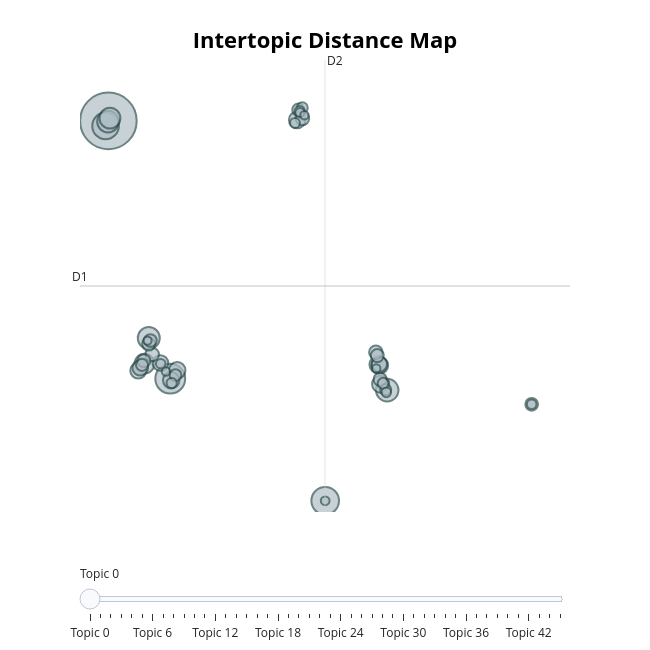

The notebook cell saved with this chart:
### Code cell
model.visualize_topics()

### Figure 1 — Plotly figure (JSON) as saved in the notebook; plotly's stock layout.template omitted (floating-point values rounded to 4 significant figures; data arrays with more than 128 entries replaced by an {"elided": "..."} marker saying what was removed)
{"data": [{"customdata": {"elided": "46x3 mixed values"}, "hovertemplate": "<b>Topic %{customdata[0]}</b><br>%{customdata[1]}<br>Size: %{customdata[2]}", "legendgroup": "", "marker": {"color": "#B0BEC5", "line": {"color": "DarkSlateGrey", "width": 2}, "size": [457, 127, 109, 101, 73, 69, 67, 62, 56, 44, 41, 40, 39, 39, 38, 36, 35, 35, 34, 26, 26, 26, 25, 24, 24, 24, 23, 23, 22, 21, 20, 17, 17, 17, 15, 15, 14, 13, 13, 13, 12, 11, 10, 10, 10, 10], "sizemode": "area", "sizeref": 0.2856, "symbol": "circle"}, "mode": "markers", "name": "", "orientation": "v", "showlegend": false, "type": "scatter", "x": [-16.19, -10.21, 4.755, -16.46, 10.74, -12.28, -16.22, -16.04, -12.7, 9.877, 10.1, 10.03, 2.052, -9.54, -10.12, -13.3, -13.11, -11.16, 9.983, 9.648, -11.96, 2.553, 10.06, 9.783, -12.3, -12.75, 24.7, -12.13, 2.171, -12.94, -9.709, 2.543, 10.6, 10.35, 2.284, -10.07, 1.836, -11.13, 24.7, 10.66, 2.314, 4.755, 2.749, -12.41, -10.63, 9.688], "xaxis": "x", "y": [16.72, 2.594, -4.099, 16.45, 1.968, 4.826, 16.69, 16.87, 3.42, 3.366, 2.293, 3.326, 16.78, 3.052, 2.509, 3.033, 3.192, 3.456, 3.392, 4.039, 3.925, 16.86, 2.555, 3.86, 4.49, 3.584, 1.189, 4.686, 17.33, 3.353, 2.784, 17.45, 1.998, 2.342, 17.25, 2.355, 16.61, 3.414, 1.189, 1.845, 17.18, -4.099, 17.03, 4.683, 2.988, 3.159], "yaxis": "y"}], "layout": {"annotations": [{"showarrow": false, "text": "D1", "x": -18.93, "y": 7.675, "yshift": 10}, {"showarrow": false, "text": "D2", "x": 4.737, "xshift": 10, "y": 20.06}], "height": 650, "hoverlabel": {"bgcolor": "white", "font": {"family": "Rockwell", "size": 16}}, "legend": {"itemsizing": "constant", "tracegroupgap": 0}, "margin": {"t": 60}, "shapes": [{"line": {"color": "#CFD8DC", "width": 2}, "type": "line", "x0": 4.737, "x1": 4.737, "y0": -4.714, "y1": 20.06}, {"line": {"color": "#9E9E9E", "width": 2}, "type": "line", "x0": -18.93, "x1": 28.4, "y0": 7.675, "y1": 7.675}], "sliders": [{"active": 0, "pad": {"t": 50}, "steps": [{"args": [{"marker.color": [["red", "#B0BEC5", "#B0BEC5", "#B0BEC5", "#B0BEC5", "#B0BEC5", "#B0BEC5", "#B0BEC5", "#B0BEC5", "#B0BEC5", "#B0BEC5", "#B0BEC5", "#B0BEC5", "#B0BEC5", "#B0BEC5", "#B0BEC5", "#B0BEC5", "#B0BEC5", "#B0BEC5", "#B0BEC5", "#B0BEC5", "#B0BEC5", "#B0BEC5", "#B0BEC5", "#B0BEC5", "#B0BEC5", "#B0BEC5", "#B0BEC5", "#B0BEC5", "#B0BEC5", "#B0BEC5", "#B0BEC5", "#B0BEC5", "#B0BEC5", "#B0BEC5", "#B0BEC5", "#B0BEC5", "#B0BEC5", "#B0BEC5", "#B0BEC5", "#B0BEC5", "#B0BEC5", "#B0BEC5", "#B0BEC5", "#B0BEC5", "#B0BEC5"]]}], "label": "Topic 0", "method": "update"}, {"args": [{"marker.color": [["#B0BEC5", "red", "#B0BEC5", "#B0BEC5", "#B0BEC5", "#B0BEC5", "#B0BEC5", "#B0BEC5", "#B0BEC5", "#B0BEC5", "#B0BEC5", "#B0BEC5", "#B0BEC5", "#B0BEC5", "#B0BEC5", "#B0BEC5", "#B0BEC5", "#B0BEC5", "#B0BEC5", "#B0BEC5", "#B0BEC5", "#B0BEC5", "#B0BEC5", "#B0BEC5", "#B0BEC5", "#B0BEC5", "#B0BEC5", "#B0BEC5", "#B0BEC5", "#B0BEC5", "#B0BEC5", "#B0BEC5", "#B0BEC5", "#B0BEC5", "#B0BEC5", "#B0BEC5", "#B0BEC5", "#B0BEC5", "#B0BEC5", "#B0BEC5", "#B0BEC5", "#B0BEC5", "#B0BEC5", "#B0BEC5", "#B0BEC5", "#B0BEC5"]]}], "label": "Topic 1", "method": "update"}, {"args": [{"marker.color": [["#B0BEC5", "#B0BEC5", "red", "#B0BEC5", "#B0BEC5", "#B0BEC5", "#B0BEC5", "#B0BEC5", "#B0BEC5", "#B0BEC5", "#B0BEC5", "#B0BEC5", "#B0BEC5", "#B0BEC5", "#B0BEC5", "#B0BEC5", "#B0BEC5", "#B0BEC5", "#B0BEC5", "#B0BEC5", "#B0BEC5", "#B0BEC5", "#B0BEC5", "#B0BEC5", "#B0BEC5", "#B0BEC5", "#B0BEC5", "#B0BEC5", "#B0BEC5", "#B0BEC5", "#B0BEC5", "#B0BEC5", "#B0BEC5", "#B0BEC5", "#B0BEC5", "#B0BEC5", "#B0BEC5", "#B0BEC5", "#B0BEC5", "#B0BEC5", "#B0BEC5", "#B0BEC5", "#B0BEC5", "#B0BEC5", "#B0BEC5", "#B0BEC5"]]}], "label": "Topic 2", "method": "update"}, {"args": [{"marker.color": [["#B0BEC5", "#B0BEC5", "#B0BEC5", "red", "#B0BEC5", "#B0BEC5", "#B0BEC5", "#B0BEC5", "#B0BEC5", "#B0BEC5", "#B0BEC5", "#B0BEC5", "#B0BEC5", "#B0BEC5", "#B0BEC5", "#B0BEC5", "#B0BEC5", "#B0BEC5", "#B0BEC5", "#B0BEC5", "#B0BEC5", "#B0BEC5", "#B0BEC5", "#B0BEC5", "#B0BEC5", "#B0BEC5", "#B0BEC5", "#B0BEC5", "#B0BEC5", "#B0BEC5", "#B0BEC5", "#B0BEC5", "#B0BEC5", "#B0BEC5", "#B0BEC5", "#B0BEC5", "#B0BEC5", "#B0BEC5", "#B0BEC5", "#B0BEC5", "#B0BEC5", "#B0BEC5", "#B0BEC5", "#B0BEC5", "#B0BEC5", "#B0BEC5"]]}], "label": "Topic 3", "method": "update"}, {"args": [{"marker.color": [["#B0BEC5", "#B0BEC5", "#B0BEC5", "#B0BEC5", "red", "#B0BEC5", "#B0BEC5", "#B0BEC5", "#B0BEC5", "#B0BEC5", "#B0BEC5", "#B0BEC5", "#B0BEC5", "#B0BEC5", "#B0BEC5", "#B0BEC5", "#B0BEC5", "#B0BEC5", "#B0BEC5", "#B0BEC5", "#B0BEC5", "#B0BEC5", "#B0BEC5", "#B0BEC5", "#B0BEC5", "#B0BEC5", "#B0BEC5", "#B0BEC5", "#B0BEC5", "#B0BEC5", "#B0BEC5", "#B0BEC5", "#B0BEC5", "#B0BEC5", "#B0BEC5", "#B0BEC5", "#B0BEC5", "#B0BEC5", "#B0BEC5", "#B0BEC5", "#B0BEC5", "#B0BEC5", "#B0BEC5", "#B0BEC5", "#B0BEC5", "#B0BEC5"]]}], "label": "Topic 4", "method": "update"}, {"args": [{"marker.color": [["#B0BEC5", "#B0BEC5", "#B0BEC5", "#B0BEC5", "#B0BEC5", "red", "#B0BEC5", "#B0BEC5", "#B0BEC5", "#B0BEC5", "#B0BEC5", "#B0BEC5", "#B0BEC5", "#B0BEC5", "#B0BEC5", "#B0BEC5", "#B0BEC5", "#B0BEC5", "#B0BEC5", "#B0BEC5", "#B0BEC5", "#B0BEC5", "#B0BEC5", "#B0BEC5", "#B0BEC5", "#B0BEC5", "#B0BEC5", "#B0BEC5", "#B0BEC5", "#B0BEC5", "#B0BEC5", "#B0BEC5", "#B0BEC5", "#B0BEC5", "#B0BEC5", "#B0BEC5", "#B0BEC5", "#B0BEC5", "#B0BEC5", "#B0BEC5", "#B0BEC5", "#B0BEC5", "#B0BEC5", "#B0BEC5", "#B0BEC5", "#B0BEC5"]]}], "label": "Topic 5", "method": "update"}, {"args": [{"marker.color": [["#B0BEC5", "#B0BEC5", "#B0BEC5", "#B0BEC5", "#B0BEC5", "#B0BEC5", "red", "#B0BEC5", "#B0BEC5", "#B0BEC5", "#B0BEC5", "#B0BEC5", "#B0BEC5", "#B0BEC5", "#B0BEC5", "#B0BEC5", "#B0BEC5", "#B0BEC5", "#B0BEC5", "#B0BEC5", "#B0BEC5", "#B0BEC5", "#B0BEC5", "#B0BEC5", "#B0BEC5", "#B0BEC5", "#B0BEC5", "#B0BEC5", "#B0BEC5", "#B0BEC5", "#B0BEC5", "#B0BEC5", "#B0BEC5", "#B0BEC5", "#B0BEC5", "#B0BEC5", "#B0BEC5", "#B0BEC5", "#B0BEC5", "#B0BEC5", "#B0BEC5", "#B0BEC5", "#B0BEC5", "#B0BEC5", "#B0BEC5", "#B0BEC5"]]}], "label": "Topic 6", "method": "update"}, {"args": [{"marker.color": [["#B0BEC5", "#B0BEC5", "#B0BEC5", "#B0BEC5", "#B0BEC5", "#B0BEC5", "#B0BEC5", "red", "#B0BEC5", "#B0BEC5", "#B0BEC5", "#B0BEC5", "#B0BEC5", "#B0BEC5", "#B0BEC5", "#B0BEC5", "#B0BEC5", "#B0BEC5", "#B0BEC5", "#B0BEC5", "#B0BEC5", "#B0BEC5", "#B0BEC5", "#B0BEC5", "#B0BEC5", "#B0BEC5", "#B0BEC5", "#B0BEC5", "#B0BEC5", "#B0BEC5", "#B0BEC5", "#B0BEC5", "#B0BEC5", "#B0BEC5", "#B0BEC5", "#B0BEC5", "#B0BEC5", "#B0BEC5", "#B0BEC5", "#B0BEC5", "#B0BEC5", "#B0BEC5", "#B0BEC5", "#B0BEC5", "#B0BEC5", "#B0BEC5"]]}], "label": "Topic 7", "method": "update"}, {"args": [{"marker.color": [["#B0BEC5", "#B0BEC5", "#B0BEC5", "#B0BEC5", "#B0BEC5", "#B0BEC5", "#B0BEC5", "#B0BEC5", "red", "#B0BEC5", "#B0BEC5", "#B0BEC5", "#B0BEC5", "#B0BEC5", "#B0BEC5", "#B0BEC5", "#B0BEC5", "#B0BEC5", "#B0BEC5", "#B0BEC5", "#B0BEC5", "#B0BEC5", "#B0BEC5", "#B0BEC5", "#B0BEC5", "#B0BEC5", "#B0BEC5", "#B0BEC5", "#B0BEC5", "#B0BEC5", "#B0BEC5", "#B0BEC5", "#B0BEC5", "#B0BEC5", "#B0BEC5", "#B0BEC5", "#B0BEC5", "#B0BEC5", "#B0BEC5", "#B0BEC5", "#B0BEC5", "#B0BEC5", "#B0BEC5", "#B0BEC5", "#B0BEC5", "#B0BEC5"]]}], "label": "Topic 8", "method": "update"}, {"args": [{"marker.color": [["#B0BEC5", "#B0BEC5", "#B0BEC5", "#B0BEC5", "#B0BEC5", "#B0BEC5", "#B0BEC5", "#B0BEC5", "#B0BEC5", "red", "#B0BEC5", "#B0BEC5", "#B0BEC5", "#B0BEC5", "#B0BEC5", "#B0BEC5", "#B0BEC5", "#B0BEC5", "#B0BEC5", "#B0BEC5", "#B0BEC5", "#B0BEC5", "#B0BEC5", "#B0BEC5", "#B0BEC5", "#B0BEC5", "#B0BEC5", "#B0BEC5", "#B0BEC5", "#B0BEC5", "#B0BEC5", "#B0BEC5", "#B0BEC5", "#B0BEC5", "#B0BEC5", "#B0BEC5", "#B0BEC5", "#B0BEC5", "#B0BEC5", "#B0BEC5", "#B0BEC5", "#B0BEC5", "#B0BEC5", "#B0BEC5", "#B0BEC5", "#B0BEC5"]]}], "label": "Topic 9", "method": "update"}, {"args": [{"marker.color": [["#B0BEC5", "#B0BEC5", "#B0BEC5", "#B0BEC5", "#B0BEC5", "#B0BEC5", "#B0BEC5", "#B0BEC5", "#B0BEC5", "#B0BEC5", "red", "#B0BEC5", "#B0BEC5", "#B0BEC5", "#B0BEC5", "#B0BEC5", "#B0BEC5", "#B0BEC5", "#B0BEC5", "#B0BEC5", "#B0BEC5", "#B0BEC5", "#B0BEC5", "#B0BEC5", "#B0BEC5", "#B0BEC5", "#B0BEC5", "#B0BEC5", "#B0BEC5", "#B0BEC5", "#B0BEC5", "#B0BEC5", "#B0BEC5", "#B0BEC5", "#B0BEC5", "#B0BEC5", "#B0BEC5", "#B0BEC5", "#B0BEC5", "#B0BEC5", "#B0BEC5", "#B0BEC5", "#B0BEC5", "#B0BEC5", "#B0BEC5", "#B0BEC5"]]}], "label": "Topic 10", "method": "update"}, {"args": [{"marker.color": [["#B0BEC5", "#B0BEC5", "#B0BEC5", "#B0BEC5", "#B0BEC5", "#B0BEC5", "#B0BEC5", "#B0BEC5", "#B0BEC5", "#B0BEC5", "#B0BEC5", "red", "#B0BEC5", "#B0BEC5", "#B0BEC5", "#B0BEC5", "#B0BEC5", "#B0BEC5", "#B0BEC5", "#B0BEC5", "#B0BEC5", "#B0BEC5", "#B0BEC5", "#B0BEC5", "#B0BEC5", "#B0BEC5", "#B0BEC5", "#B0BEC5", "#B0BEC5", "#B0BEC5", "#B0BEC5", "#B0BEC5", "#B0BEC5", "#B0BEC5", "#B0BEC5", "#B0BEC5", "#B0BEC5", "#B0BEC5", "#B0BEC5", "#B0BEC5", "#B0BEC5", "#B0BEC5", "#B0BEC5", "#B0BEC5", "#B0BEC5", "#B0BEC5"]]}], "label": "Topic 11", "method": "update"}, {"args": [{"marker.color": [["#B0BEC5", "#B0BEC5", "#B0BEC5", "#B0BEC5", "#B0BEC5", "#B0BEC5", "#B0BEC5", "#B0BEC5", "#B0BEC5", "#B0BEC5", "#B0BEC5", "#B0BEC5", "red", "#B0BEC5", "#B0BEC5", "#B0BEC5", "#B0BEC5", "#B0BEC5", "#B0BEC5", "#B0BEC5", "#B0BEC5", "#B0BEC5", "#B0BEC5", "#B0BEC5", "#B0BEC5", "#B0BEC5", "#B0BEC5", "#B0BEC5", "#B0BEC5", "#B0BEC5", "#B0BEC5", "#B0BEC5", "#B0BEC5", "#B0BEC5", "#B0BEC5", "#B0BEC5", "#B0BEC5", "#B0BEC5", "#B0BEC5", "#B0BEC5", "#B0BEC5", "#B0BEC5", "#B0BEC5", "#B0BEC5", "#B0BEC5", "#B0BEC5"]]}], "label": "Topic 12", "method": "update"}, {"args": [{"marker.color": [["#B0BEC5", "#B0BEC5", "#B0BEC5", "#B0BEC5", "#B0BEC5", "#B0BEC5", "#B0BEC5", "#B0BEC5", "#B0BEC5", "#B0BEC5", "#B0BEC5", "#B0BEC5", "#B0BEC5", "red", "#B0BEC5", "#B0BEC5", "#B0BEC5", "#B0BEC5", "#B0BEC5", "#B0BEC5", "#B0BEC5", "#B0BEC5", "#B0BEC5", "#B0BEC5", "#B0BEC5", "#B0BEC5", "#B0BEC5", "#B0BEC5", "#B0BEC5", "#B0BEC5", "#B0BEC5", "#B0BEC5", "#B0BEC5", "#B0BEC5", "#B0BEC5", "#B0BEC5", "#B0BEC5", "#B0BEC5", "#B0BEC5", "#B0BEC5", "#B0BEC5", "#B0BEC5", "#B0BEC5", "#B0BEC5", "#B0BEC5", "#B0BEC5"]]}], "label": "Topic 13", "method": "update"}, {"args": [{"marker.color": [["#B0BEC5", "#B0BEC5", "#B0BEC5", "#B0BEC5", "#B0BEC5", "#B0BEC5", "#B0BEC5", "#B0BEC5", "#B0BEC5", "#B0BEC5", "#B0BEC5", "#B0BEC5", "#B0BEC5", "#B0BEC5", "red", "#B0BEC5", "#B0BEC5", "#B0BEC5", "#B0BEC5", "#B0BEC5", "#B0BEC5", "#B0BEC5", "#B0BEC5", "#B0BEC5", "#B0BEC5", "#B0BEC5", "#B0BEC5", "#B0BEC5", "#B0BEC5", "#B0BEC5", "#B0BEC5", "#B0BEC5", "#B0BEC5", "#B0BEC5", "#B0BEC5", "#B0BEC5", "#B0BEC5", "#B0BEC5", "#B0BEC5", "#B0BEC5", "#B0BEC5", "#B0BEC5", "#B0BEC5", "#B0BEC5", "#B0BEC5", "#B0BEC5"]]}], "label": "Topic 14", "method": "update"}, {"args": [{"marker.color": [["#B0BEC5", "#B0BEC5", "#B0BEC5", "#B0BEC5", "#B0BEC5", "#B0BEC5", "#B0BEC5", "#B0BEC5", "#B0BEC5", "#B0BEC5", "#B0BEC5", "#B0BEC5", "#B0BEC5", "#B0BEC5", "#B0BEC5", "red", "#B0BEC5", "#B0BEC5", "#B0BEC5", "#B0BEC5", "#B0BEC5", "#B0BEC5", "#B0BEC5", "#B0BEC5", "#B0BEC5", "#B0BEC5", "#B0BEC5", "#B0BEC5", "#B0BEC5", "#B0BEC5", "#B0BEC5", "#B0BEC5", "#B0BEC5", "#B0BEC5", "#B0BEC5", "#B0BEC5", "#B0BEC5", "#B0BEC5", "#B0BEC5", "#B0BEC5", "#B0BEC5", "#B0BEC5", "#B0BEC5", "#B0BEC5", "#B0BEC5", "#B0BEC5"]]}], "label": "Topic 15", "method": "update"}, {"args": [{"marker.color": [["#B0BEC5", "#B0BEC5", "#B0BEC5", "#B0BEC5", "#B0BEC5", "#B0BEC5", "#B0BEC5", "#B0BEC5", "#B0BEC5", "#B0BEC5", "#B0BEC5", "#B0BEC5", "#B0BEC5", "#B0BEC5", "#B0BEC5", "#B0BEC5", "red", "#B0BEC5", "#B0BEC5", "#B0BEC5", "#B0BEC5", "#B0BEC5", "#B0BEC5", "#B0BEC5", "#B0BEC5", "#B0BEC5", "#B0BEC5", "#B0BEC5", "#B0BEC5", "#B0BEC5", "#B0BEC5", "#B0BEC5", "#B0BEC5", "#B0BEC5", "#B0BEC5", "#B0BEC5", "#B0BEC5", "#B0BEC5", "#B0BEC5", "#B0BEC5", "#B0BEC5", "#B0BEC5", "#B0BEC5", "#B0BEC5", "#B0BEC5", "#B0BEC5"]]}], "label": "Topic 16", "method": "update"}, {"args": [{"marker.color": [["#B0BEC5", "#B0BEC5", "#B0BEC5", "#B0BEC5", "#B0BEC5", "#B0BEC5", "#B0BEC5", "#B0BEC5", "#B0BEC5", "#B0BEC5", "#B0BEC5", "#B0BEC5", "#B0BEC5", "#B0BEC5", "#B0BEC5", "#B0BEC5", "#B0BEC5", "red", "#B0BEC5", "#B0BEC5", "#B0BEC5", "#B0BEC5", "#B0BEC5", "#B0BEC5", "#B0BEC5", "#B0BEC5", "#B0BEC5", "#B0BEC5", "#B0BEC5", "#B0BEC5", "#B0BEC5", "#B0BEC5", "#B0BEC5", "#B0BEC5", "#B0BEC5", "#B0BEC5", "#B0BEC5", "#B0BEC5", "#B0BEC5", "#B0BEC5", "#B0BEC5", "#B0BEC5", "#B0BEC5", "#B0BEC5", "#B0BEC5", "#B0BEC5"]]}], "label": "Topic 17", "method": "update"}, {"args": [{"marker.color": [["#B0BEC5", "#B0BEC5", "#B0BEC5", "#B0BEC5", "#B0BEC5", "#B0BEC5", "#B0BEC5", "#B0BEC5", "#B0BEC5", "#B0BEC5", "#B0BEC5", "#B0BEC5", "#B0BEC5", "#B0BEC5", "#B0BEC5", "#B0BEC5", "#B0BEC5", "#B0BEC5", "red", "#B0BEC5", "#B0BEC5", "#B0BEC5", "#B0BEC5", "#B0BEC5", "#B0BEC5", "#B0BEC5", "#B0BEC5", "#B0BEC5", "#B0BEC5", "#B0BEC5", "#B0BEC5", "#B0BEC5", "#B0BEC5", "#B0BEC5", "#B0BEC5", "#B0BEC5", "#B0BEC5", "#B0BEC5", "#B0BEC5", "#B0BEC5", "#B0BEC5", "#B0BEC5", "#B0BEC5", "#B0BEC5", "#B0BEC5", "#B0BEC5"]]}], "label": "Topic 18", "method": "update"}, {"args": [{"marker.color": [["#B0BEC5", "#B0BEC5", "#B0BEC5", "#B0BEC5", "#B0BEC5", "#B0BEC5", "#B0BEC5", "#B0BEC5", "#B0BEC5", "#B0BEC5", "#B0BEC5", "#B0BEC5", "#B0BEC5", "#B0BEC5", "#B0BEC5", "#B0BEC5", "#B0BEC5", "#B0BEC5", "#B0BEC5", "red", "#B0BEC5", "#B0BEC5", "#B0BEC5", "#B0BEC5", "#B0BEC5", "#B0BEC5", "#B0BEC5", "#B0BEC5", "#B0BEC5", "#B0BEC5", "#B0BEC5", "#B0BEC5", "#B0BEC5", "#B0BEC5", "#B0BEC5", "#B0BEC5", "#B0BEC5", "#B0BEC5", "#B0BEC5", "#B0BEC5", "#B0BEC5", "#B0BEC5", "#B0BEC5", "#B0BEC5", "#B0BEC5", "#B0BEC5"]]}], "label": "Topic 19", "method": "update"}, {"args": [{"marker.color": [["#B0BEC5", "#B0BEC5", "#B0BEC5", "#B0BEC5", "#B0BEC5", "#B0BEC5", "#B0BEC5", "#B0BEC5", "#B0BEC5", "#B0BEC5", "#B0BEC5", "#B0BEC5", "#B0BEC5", "#B0BEC5", "#B0BEC5", "#B0BEC5", "#B0BEC5", "#B0BEC5", "#B0BEC5", "#B0BEC5", "red", "#B0BEC5", "#B0BEC5", "#B0BEC5", "#B0BEC5", "#B0BEC5", "#B0BEC5", "#B0BEC5", "#B0BEC5", "#B0BEC5", "#B0BEC5", "#B0BEC5", "#B0BEC5", "#B0BEC5", "#B0BEC5", "#B0BEC5", "#B0BEC5", "#B0BEC5", "#B0BEC5", "#B0BEC5", "#B0BEC5", "#B0BEC5", "#B0BEC5", "#B0BEC5", "#B0BEC5", "#B0BEC5"]]}], "label": "Topic 20", "method": "update"}, {"args": [{"marker.color": [["#B0BEC5", "#B0BEC5", "#B0BEC5", "#B0BEC5", "#B0BEC5", "#B0BEC5", "#B0BEC5", "#B0BEC5", "#B0BEC5", "#B0BEC5", "#B0BEC5", "#B0BEC5", "#B0BEC5", "#B0BEC5", "#B0BEC5", "#B0BEC5", "#B0BEC5", "#B0BEC5", "#B0BEC5", "#B0BEC5", "#B0BEC5", "red", "#B0BEC5", "#B0BEC5", "#B0BEC5", "#B0BEC5", "#B0BEC5", "#B0BEC5", "#B0BEC5", "#B0BEC5", "#B0BEC5", "#B0BEC5", "#B0BEC5", "#B0BEC5", "#B0BEC5", "#B0BEC5", "#B0BEC5", "#B0BEC5", "#B0BEC5", "#B0BEC5", "#B0BEC5", "#B0BEC5", "#B0BEC5", "#B0BEC5", "#B0BEC5", "#B0BEC5"]]}], "label": "Topic 21", "method": "update"}, {"args": [{"marker.color": [["#B0BEC5", "#B0BEC5", "#B0BEC5", "#B0BEC5", "#B0BEC5", "#B0BEC5", "#B0BEC5", "#B0BEC5", "#B0BEC5", "#B0BEC5", "#B0BEC5", "#B0BEC5", "#B0BEC5", "#B0BEC5", "#B0BEC5", "#B0BEC5", "#B0BEC5", "#B0BEC5", "#B0BEC5", "#B0BEC5", "#B0BEC5", "#B0BEC5", "red", "#B0BEC5", "#B0BEC5", "#B0BEC5", "#B0BEC5", "#B0BEC5", "#B0BEC5", "#B0BEC5", "#B0BEC5", "#B0BEC5", "#B0BEC5", "#B0BEC5", "#B0BEC5", "#B0BEC5", "#B0BEC5", "#B0BEC5", "#B0BEC5", "#B0BEC5", "#B0BEC5", "#B0BEC5", "#B0BEC5", "#B0BEC5", "#B0BEC5", "#B0BEC5"]]}], "label": "Topic 22", "method": "update"}, {"args": [{"marker.color": [["#B0BEC5", "#B0BEC5", "#B0BEC5", "#B0BEC5", "#B0BEC5", "#B0BEC5", "#B0BEC5", "#B0BEC5", "#B0BEC5", "#B0BEC5", "#B0BEC5", "#B0BEC5", "#B0BEC5", "#B0BEC5", "#B0BEC5", "#B0BEC5", "#B0BEC5", "#B0BEC5", "#B0BEC5", "#B0BEC5", "#B0BEC5", "#B0BEC5", "#B0BEC5", "red", "#B0BEC5", "#B0BEC5", "#B0BEC5", "#B0BEC5", "#B0BEC5", "#B0BEC5", "#B0BEC5", "#B0BEC5", "#B0BEC5", "#B0BEC5", "#B0BEC5", "#B0BEC5", "#B0BEC5", "#B0BEC5", "#B0BEC5", "#B0BEC5", "#B0BEC5", "#B0BEC5", "#B0BEC5", "#B0BEC5", "#B0BEC5", "#B0BEC5"]]}], "label": "Topic 23", "method": "update"}, {"args": [{"marker.color": [["#B0BEC5", "#B0BEC5", "#B0BEC5", "#B0BEC5", "#B0BEC5", "#B0BEC5", "#B0BEC5", "#B0BEC5", "#B0BEC5", "#B0BEC5", "#B0BEC5", "#B0BEC5", "#B0BEC5", "#B0BEC5", "#B0BEC5", "#B0BEC5", "#B0BEC5", "#B0BEC5", "#B0BEC5", "#B0BEC5", "#B0BEC5", "#B0BEC5", "#B0BEC5", "#B0BEC5", "red", "#B0BEC5", "#B0BEC5", "#B0BEC5", "#B0BEC5", "#B0BEC5", "#B0BEC5", "#B0BEC5", "#B0BEC5", "#B0BEC5", "#B0BEC5", "#B0BEC5", "#B0BEC5", "#B0BEC5", "#B0BEC5", "#B0BEC5", "#B0BEC5", "#B0BEC5", "#B0BEC5", "#B0BEC5", "#B0BEC5", "#B0BEC5"]]}], "label": "Topic 24", "method": "update"}, {"args": [{"marker.color": [["#B0BEC5", "#B0BEC5", "#B0BEC5", "#B0BEC5", "#B0BEC5", "#B0BEC5", "#B0BEC5", "#B0BEC5", "#B0BEC5", "#B0BEC5", "#B0BEC5", "#B0BEC5", "#B0BEC5", "#B0BEC5", "#B0BEC5", "#B0BEC5", "#B0BEC5", "#B0BEC5", "#B0BEC5", "#B0BEC5", "#B0BEC5", "#B0BEC5", "#B0BEC5", "#B0BEC5", "#B0BEC5", "red", "#B0BEC5", "#B0BEC5", "#B0BEC5", "#B0BEC5", "#B0BEC5", "#B0BEC5", "#B0BEC5", "#B0BEC5", "#B0BEC5", "#B0BEC5", "#B0BEC5", "#B0BEC5", "#B0BEC5", "#B0BEC5", "#B0BEC5", "#B0BEC5", "#B0BEC5", "#B0BEC5", "#B0BEC5", "#B0BEC5"]]}], "label": "Topic 25", "method": "update"}, {"args": [{"marker.color": [["#B0BEC5", "#B0BEC5", "#B0BEC5", "#B0BEC5", "#B0BEC5", "#B0BEC5", "#B0BEC5", "#B0BEC5", "#B0BEC5", "#B0BEC5", "#B0BEC5", "#B0BEC5", "#B0BEC5", "#B0BEC5", "#B0BEC5", "#B0BEC5", "#B0BEC5", "#B0BEC5", "#B0BEC5", "#B0BEC5", "#B0BEC5", "#B0BEC5", "#B0BEC5", "#B0BEC5", "#B0BEC5", "#B0BEC5", "red", "#B0BEC5", "#B0BEC5", "#B0BEC5", "#B0BEC5", "#B0BEC5", "#B0BEC5", "#B0BEC5", "#B0BEC5", "#B0BEC5", "#B0BEC5", "#B0BEC5", "#B0BEC5", "#B0BEC5", "#B0BEC5", "#B0BEC5", "#B0BEC5", "#B0BEC5", "#B0BEC5", "#B0BEC5"]]}], "label": "Topic 26", "method": "update"}, {"args": [{"marker.color": [["#B0BEC5", "#B0BEC5", "#B0BEC5", "#B0BEC5", "#B0BEC5", "#B0BEC5", "#B0BEC5", "#B0BEC5", "#B0BEC5", "#B0BEC5", "#B0BEC5", "#B0BEC5", "#B0BEC5", "#B0BEC5", "#B0BEC5", "#B0BEC5", "#B0BEC5", "#B0BEC5", "#B0BEC5", "#B0BEC5", "#B0BEC5", "#B0BEC5", "#B0BEC5", "#B0BEC5", "#B0BEC5", "#B0BEC5", "#B0BEC5", "red", "#B0BEC5", "#B0BEC5", "#B0BEC5", "#B0BEC5", "#B0BEC5", "#B0BEC5", "#B0BEC5", "#B0BEC5", "#B0BEC5", "#B0BEC5", "#B0BEC5", "#B0BEC5", "#B0BEC5", "#B0BEC5", "#B0BEC5", "#B0BEC5", "#B0BEC5", "#B0BEC5"]]}], "label": "Topic 27", "method": "update"}, {"args": [{"marker.color": [["#B0BEC5", "#B0BEC5", "#B0BEC5", "#B0BEC5", "#B0BEC5", "#B0BEC5", "#B0BEC5", "#B0BEC5", "#B0BEC5", "#B0BEC5", "#B0BEC5", "#B0BEC5", "#B0BEC5", "#B0BEC5", "#B0BEC5", "#B0BEC5", "#B0BEC5", "#B0BEC5", "#B0BEC5", "#B0BEC5", "#B0BEC5", "#B0BEC5", "#B0BEC5", "#B0BEC5", "#B0BEC5", "#B0BEC5", "#B0BEC5", "#B0BEC5", "red", "#B0BEC5", "#B0BEC5", "#B0BEC5", "#B0BEC5", "#B0BEC5", "#B0BEC5", "#B0BEC5", "#B0BEC5", "#B0BEC5", "#B0BEC5", "#B0BEC5", "#B0BEC5", "#B0BEC5", "#B0BEC5", "#B0BEC5", "#B0BEC5", "#B0BEC5"]]}], "label": "Topic 28", "method": "update"}, {"args": [{"marker.color": [["#B0BEC5", "#B0BEC5", "#B0BEC5", "#B0BEC5", "#B0BEC5", "#B0BEC5", "#B0BEC5", "#B0BEC5", "#B0BEC5", "#B0BEC5", "#B0BEC5", "#B0BEC5", "#B0BEC5", "#B0BEC5", "#B0BEC5", "#B0BEC5", "#B0BEC5", "#B0BEC5", "#B0BEC5", "#B0BEC5", "#B0BEC5", "#B0BEC5", "#B0BEC5", "#B0BEC5", "#B0BEC5", "#B0BEC5", "#B0BEC5", "#B0BEC5", "#B0BEC5", "red", "#B0BEC5", "#B0BEC5", "#B0BEC5", "#B0BEC5", "#B0BEC5", "#B0BEC5", "#B0BEC5", "#B0BEC5", "#B0BEC5", "#B0BEC5", "#B0BEC5", "#B0BEC5", "#B0BEC5", "#B0BEC5", "#B0BEC5", "#B0BEC5"]]}], "label": "Topic 29", "method": "update"}, {"args": [{"marker.color": [["#B0BEC5", "#B0BEC5", "#B0BEC5", "#B0BEC5", "#B0BEC5", "#B0BEC5", "#B0BEC5", "#B0BEC5", "#B0BEC5", "#B0BEC5", "#B0BEC5", "#B0BEC5", "#B0BEC5", "#B0BEC5", "#B0BEC5", "#B0BEC5", "#B0BEC5", "#B0BEC5", "#B0BEC5", "#B0BEC5", "#B0BEC5", "#B0BEC5", "#B0BEC5", "#B0BEC5", "#B0BEC5", "#B0BEC5", "#B0BEC5", "#B0BEC5", "#B0BEC5", "#B0BEC5", "red", "#B0BEC5", "#B0BEC5", "#B0BEC5", "#B0BEC5", "#B0BEC5", "#B0BEC5", "#B0BEC5", "#B0BEC5", "#B0BEC5", "#B0BEC5", "#B0BEC5", "#B0BEC5", "#B0BEC5", "#B0BEC5", "#B0BEC5"]]}], "label": "Topic 30", "method": "update"}, {"args": [{"marker.color": [["#B0BEC5", "#B0BEC5", "#B0BEC5", "#B0BEC5", "#B0BEC5", "#B0BEC5", "#B0BEC5", "#B0BEC5", "#B0BEC5", "#B0BEC5", "#B0BEC5", "#B0BEC5", "#B0BEC5", "#B0BEC5", "#B0BEC5", "#B0BEC5", "#B0BEC5", "#B0BEC5", "#B0BEC5", "#B0BEC5", "#B0BEC5", "#B0BEC5", "#B0BEC5", "#B0BEC5", "#B0BEC5", "#B0BEC5", "#B0BEC5", "#B0BEC5", "#B0BEC5", "#B0BEC5", "#B0BEC5", "red", "#B0BEC5", "#B0BEC5", "#B0BEC5", "#B0BEC5", "#B0BEC5", "#B0BEC5", "#B0BEC5", "#B0BEC5", "#B0BEC5", "#B0BEC5", "#B0BEC5", "#B0BEC5", "#B0BEC5", "#B0BEC5"]]}], "label": "Topic 31", "method": "update"}, {"args": [{"marker.color": [["#B0BEC5", "#B0BEC5", "#B0BEC5", "#B0BEC5", "#B0BEC5", "#B0BEC5", "#B0BEC5", "#B0BEC5", "#B0BEC5", "#B0BEC5", "#B0BEC5", "#B0BEC5", "#B0BEC5", "#B0BEC5", "#B0BEC5", "#B0BEC5", "#B0BEC5", "#B0BEC5", "#B0BEC5", "#B0BEC5", "#B0BEC5", "#B0BEC5", "#B0BEC5", "#B0BEC5", "#B0BEC5", "#B0BEC5", "#B0BEC5", "#B0BEC5", "#B0BEC5", "#B0BEC5", "#B0BEC5", "#B0BEC5", "red", "#B0BEC5", "#B0BEC5", "#B0BEC5", "#B0BEC5", "#B0BEC5", "#B0BEC5", "#B0BEC5", "#B0BEC5", "#B0BEC5", "#B0BEC5", "#B0BEC5", "#B0BEC5", "#B0BEC5"]]}], "label": "Topic 32", "method": "update"}, {"args": [{"marker.color": [["#B0BEC5", "#B0BEC5", "#B0BEC5", "#B0BEC5", "#B0BEC5", "#B0BEC5", "#B0BEC5", "#B0BEC5", "#B0BEC5", "#B0BEC5", "#B0BEC5", "#B0BEC5", "#B0BEC5", "#B0BEC5", "#B0BEC5", "#B0BEC5", "#B0BEC5", "#B0BEC5", "#B0BEC5", "#B0BEC5", "#B0BEC5", "#B0BEC5", "#B0BEC5", "#B0BEC5", "#B0BEC5", "#B0BEC5", "#B0BEC5", "#B0BEC5", "#B0BEC5", "#B0BEC5", "#B0BEC5", "#B0BEC5", "#B0BEC5", "red", "#B0BEC5", "#B0BEC5", "#B0BEC5", "#B0BEC5", "#B0BEC5", "#B0BEC5", "#B0BEC5", "#B0BEC5", "#B0BEC5", "#B0BEC5", "#B0BEC5", "#B0BEC5"]]}], "label": "Topic 33", "method": "update"}, {"args": [{"marker.color": [["#B0BEC5", "#B0BEC5", "#B0BEC5", "#B0BEC5", "#B0BEC5", "#B0BEC5", "#B0BEC5", "#B0BEC5", "#B0BEC5", "#B0BEC5", "#B0BEC5", "#B0BEC5", "#B0BEC5", "#B0BEC5", "#B0BEC5", "#B0BEC5", "#B0BEC5", "#B0BEC5", "#B0BEC5", "#B0BEC5", "#B0BEC5", "#B0BEC5", "#B0BEC5", "#B0BEC5", "#B0BEC5", "#B0BEC5", "#B0BEC5", "#B0BEC5", "#B0BEC5", "#B0BEC5", "#B0BEC5", "#B0BEC5", "#B0BEC5", "#B0BEC5", "red", "#B0BEC5", "#B0BEC5", "#B0BEC5", "#B0BEC5", "#B0BEC5", "#B0BEC5", "#B0BEC5", "#B0BEC5", "#B0BEC5", "#B0BEC5", "#B0BEC5"]]}], "label": "Topic 34", "method": "update"}, {"args": [{"marker.color": [["#B0BEC5", "#B0BEC5", "#B0BEC5", "#B0BEC5", "#B0BEC5", "#B0BEC5", "#B0BEC5", "#B0BEC5", "#B0BEC5", "#B0BEC5", "#B0BEC5", "#B0BEC5", "#B0BEC5", "#B0BEC5", "#B0BEC5", "#B0BEC5", "#B0BEC5", "#B0BEC5", "#B0BEC5", "#B0BEC5", "#B0BEC5", "#B0BEC5", "#B0BEC5", "#B0BEC5", "#B0BEC5", "#B0BEC5", "#B0BEC5", "#B0BEC5", "#B0BEC5", "#B0BEC5", "#B0BEC5", "#B0BEC5", "#B0BEC5", "#B0BEC5", "#B0BEC5", "red", "#B0BEC5", "#B0BEC5", "#B0BEC5", "#B0BEC5", "#B0BEC5", "#B0BEC5", "#B0BEC5", "#B0BEC5", "#B0BEC5", "#B0BEC5"]]}], "label": "Topic 35", "method": "update"}, {"args": [{"marker.color": [["#B0BEC5", "#B0BEC5", "#B0BEC5", "#B0BEC5", "#B0BEC5", "#B0BEC5", "#B0BEC5", "#B0BEC5", "#B0BEC5", "#B0BEC5", "#B0BEC5", "#B0BEC5", "#B0BEC5", "#B0BEC5", "#B0BEC5", "#B0BEC5", "#B0BEC5", "#B0BEC5", "#B0BEC5", "#B0BEC5", "#B0BEC5", "#B0BEC5", "#B0BEC5", "#B0BEC5", "#B0BEC5", "#B0BEC5", "#B0BEC5", "#B0BEC5", "#B0BEC5", "#B0BEC5", "#B0BEC5", "#B0BEC5", "#B0BEC5", "#B0BEC5", "#B0BEC5", "#B0BEC5", "red", "#B0BEC5", "#B0BEC5", "#B0BEC5", "#B0BEC5", "#B0BEC5", "#B0BEC5", "#B0BEC5", "#B0BEC5", "#B0BEC5"]]}], "label": "Topic 36", "method": "update"}, {"args": [{"marker.color": [["#B0BEC5", "#B0BEC5", "#B0BEC5", "#B0BEC5", "#B0BEC5", "#B0BEC5", "#B0BEC5", "#B0BEC5", "#B0BEC5", "#B0BEC5", "#B0BEC5", "#B0BEC5", "#B0BEC5", "#B0BEC5", "#B0BEC5", "#B0BEC5", "#B0BEC5", "#B0BEC5", "#B0BEC5", "#B0BEC5", "#B0BEC5", "#B0BEC5", "#B0BEC5", "#B0BEC5", "#B0BEC5", "#B0BEC5", "#B0BEC5", "#B0BEC5", "#B0BEC5", "#B0BEC5", "#B0BEC5", "#B0BEC5", "#B0BEC5", "#B0BEC5", "#B0BEC5", "#B0BEC5", "#B0BEC5", "red", "#B0BEC5", "#B0BEC5", "#B0BEC5", "#B0BEC5", "#B0BEC5", "#B0BEC5", "#B0BEC5", "#B0BEC5"]]}], "label": "Topic 37", "method": "update"}, {"args": [{"marker.color": [["#B0BEC5", "#B0BEC5", "#B0BEC5", "#B0BEC5", "#B0BEC5", "#B0BEC5", "#B0BEC5", "#B0BEC5", "#B0BEC5", "#B0BEC5", "#B0BEC5", "#B0BEC5", "#B0BEC5", "#B0BEC5", "#B0BEC5", "#B0BEC5", "#B0BEC5", "#B0BEC5", "#B0BEC5", "#B0BEC5", "#B0BEC5", "#B0BEC5", "#B0BEC5", "#B0BEC5", "#B0BEC5", "#B0BEC5", "#B0BEC5", "#B0BEC5", "#B0BEC5", "#B0BEC5", "#B0BEC5", "#B0BEC5", "#B0BEC5", "#B0BEC5", "#B0BEC5", "#B0BEC5", "#B0BEC5", "#B0BEC5", "red", "#B0BEC5", "#B0BEC5", "#B0BEC5", "#B0BEC5", "#B0BEC5", "#B0BEC5", "#B0BEC5"]]}], "label": "Topic 38", "method": "update"}, {"args": [{"marker.color": [["#B0BEC5", "#B0BEC5", "#B0BEC5", "#B0BEC5", "#B0BEC5", "#B0BEC5", "#B0BEC5", "#B0BEC5", "#B0BEC5", "#B0BEC5", "#B0BEC5", "#B0BEC5", "#B0BEC5", "#B0BEC5", "#B0BEC5", "#B0BEC5", "#B0BEC5", "#B0BEC5", "#B0BEC5", "#B0BEC5", "#B0BEC5", "#B0BEC5", "#B0BEC5", "#B0BEC5", "#B0BEC5", "#B0BEC5", "#B0BEC5", "#B0BEC5", "#B0BEC5", "#B0BEC5", "#B0BEC5", "#B0BEC5", "#B0BEC5", "#B0BEC5", "#B0BEC5", "#B0BEC5", "#B0BEC5", "#B0BEC5", "#B0BEC5", "red", "#B0BEC5", "#B0BEC5", "#B0BEC5", "#B0BEC5", "#B0BEC5", "#B0BEC5"]]}], "label": "Topic 39", "method": "update"}, {"args": [{"marker.color": [["#B0BEC5", "#B0BEC5", "#B0BEC5", "#B0BEC5", "#B0BEC5", "#B0BEC5", "#B0BEC5", "#B0BEC5", "#B0BEC5", "#B0BEC5", "#B0BEC5", "#B0BEC5", "#B0BEC5", "#B0BEC5", "#B0BEC5", "#B0BEC5", "#B0BEC5", "#B0BEC5", "#B0BEC5", "#B0BEC5", "#B0BEC5", "#B0BEC5", "#B0BEC5", "#B0BEC5", "#B0BEC5", "#B0BEC5", "#B0BEC5", "#B0BEC5", "#B0BEC5", "#B0BEC5", "#B0BEC5", "#B0BEC5", "#B0BEC5", "#B0BEC5", "#B0BEC5", "#B0BEC5", "#B0BEC5", "#B0BEC5", "#B0BEC5", "#B0BEC5", "red", "#B0BEC5", "#B0BEC5", "#B0BEC5", "#B0BEC5", "#B0BEC5"]]}], "label": "Topic 40", "method": "update"}, {"args": [{"marker.color": [["#B0BEC5", "#B0BEC5", "#B0BEC5", "#B0BEC5", "#B0BEC5", "#B0BEC5", "#B0BEC5", "#B0BEC5", "#B0BEC5", "#B0BEC5", "#B0BEC5", "#B0BEC5", "#B0BEC5", "#B0BEC5", "#B0BEC5", "#B0BEC5", "#B0BEC5", "#B0BEC5", "#B0BEC5", "#B0BEC5", "#B0BEC5", "#B0BEC5", "#B0BEC5", "#B0BEC5", "#B0BEC5", "#B0BEC5", "#B0BEC5", "#B0BEC5", "#B0BEC5", "#B0BEC5", "#B0BEC5", "#B0BEC5", "#B0BEC5", "#B0BEC5", "#B0BEC5", "#B0BEC5", "#B0BEC5", "#B0BEC5", "#B0BEC5", "#B0BEC5", "#B0BEC5", "red", "#B0BEC5", "#B0BEC5", "#B0BEC5", "#B0BEC5"]]}], "label": "Topic 41", "method": "update"}, {"args": [{"marker.color": [["#B0BEC5", "#B0BEC5", "#B0BEC5", "#B0BEC5", "#B0BEC5", "#B0BEC5", "#B0BEC5", "#B0BEC5", "#B0BEC5", "#B0BEC5", "#B0BEC5", "#B0BEC5", "#B0BEC5", "#B0BEC5", "#B0BEC5", "#B0BEC5", "#B0BEC5", "#B0BEC5", "#B0BEC5", "#B0BEC5", "#B0BEC5", "#B0BEC5", "#B0BEC5", "#B0BEC5", "#B0BEC5", "#B0BEC5", "#B0BEC5", "#B0BEC5", "#B0BEC5", "#B0BEC5", "#B0BEC5", "#B0BEC5", "#B0BEC5", "#B0BEC5", "#B0BEC5", "#B0BEC5", "#B0BEC5", "#B0BEC5", "#B0BEC5", "#B0BEC5", "#B0BEC5", "#B0BEC5", "red", "#B0BEC5", "#B0BEC5", "#B0BEC5"]]}], "label": "Topic 42", "method": "update"}, {"args": [{"marker.color": [["#B0BEC5", "#B0BEC5", "#B0BEC5", "#B0BEC5", "#B0BEC5", "#B0BEC5", "#B0BEC5", "#B0BEC5", "#B0BEC5", "#B0BEC5", "#B0BEC5", "#B0BEC5", "#B0BEC5", "#B0BEC5", "#B0BEC5", "#B0BEC5", "#B0BEC5", "#B0BEC5", "#B0BEC5", "#B0BEC5", "#B0BEC5", "#B0BEC5", "#B0BEC5", "#B0BEC5", "#B0BEC5", "#B0BEC5", "#B0BEC5", "#B0BEC5", "#B0BEC5", "#B0BEC5", "#B0BEC5", "#B0BEC5", "#B0BEC5", "#B0BEC5", "#B0BEC5", "#B0BEC5", "#B0BEC5", "#B0BEC5", "#B0BEC5", "#B0BEC5", "#B0BEC5", "#B0BEC5", "#B0BEC5", "red", "#B0BEC5", "#B0BEC5"]]}], "label": "Topic 43", "method": "update"}, {"args": [{"marker.color": [["#B0BEC5", "#B0BEC5", "#B0BEC5", "#B0BEC5", "#B0BEC5", "#B0BEC5", "#B0BEC5", "#B0BEC5", "#B0BEC5", "#B0BEC5", "#B0BEC5", "#B0BEC5", "#B0BEC5", "#B0BEC5", "#B0BEC5", "#B0BEC5", "#B0BEC5", "#B0BEC5", "#B0BEC5", "#B0BEC5", "#B0BEC5", "#B0BEC5", "#B0BEC5", "#B0BEC5", "#B0BEC5", "#B0BEC5", "#B0BEC5", "#B0BEC5", "#B0BEC5", "#B0BEC5", "#B0BEC5", "#B0BEC5", "#B0BEC5", "#B0BEC5", "#B0BEC5", "#B0BEC5", "#B0BEC5", "#B0BEC5", "#B0BEC5", "#B0BEC5", "#B0BEC5", "#B0BEC5", "#B0BEC5", "#B0BEC5", "red", "#B0BEC5"]]}], "label": "Topic 44", "method": "update"}, {"args": [{"marker.color": [["#B0BEC5", "#B0BEC5", "#B0BEC5", "#B0BEC5", "#B0BEC5", "#B0BEC5", "#B0BEC5", "#B0BEC5", "#B0BEC5", "#B0BEC5", "#B0BEC5", "#B0BEC5", "#B0BEC5", "#B0BEC5", "#B0BEC5", "#B0BEC5", "#B0BEC5", "#B0BEC5", "#B0BEC5", "#B0BEC5", "#B0BEC5", "#B0BEC5", "#B0BEC5", "#B0BEC5", "#B0BEC5", "#B0BEC5", "#B0BEC5", "#B0BEC5", "#B0BEC5", "#B0BEC5", "#B0BEC5", "#B0BEC5", "#B0BEC5", "#B0BEC5", "#B0BEC5", "#B0BEC5", "#B0BEC5", "#B0BEC5", "#B0BEC5", "#B0BEC5", "#B0BEC5", "#B0BEC5", "#B0BEC5", "#B0BEC5", "#B0BEC5", "red"]]}], "label": "Topic 45", "method": "update"}]}], "title": {"font": {"color": "Black", "size": 22}, "text": "<b>Intertopic Distance Map</b>", "x": 0.5, "xanchor": "center", "y": 0.95, "yanchor": "top"}, "width": 650, "xaxis": {"anchor": "y", "domain": [0, 1], "range": [-18.93, 28.4], "title": {"text": ""}, "visible": false}, "yaxis": {"anchor": "x", "domain": [0, 1], "range": [-4.714, 20.06], "title": {"text": ""}, "visible": false}}}
